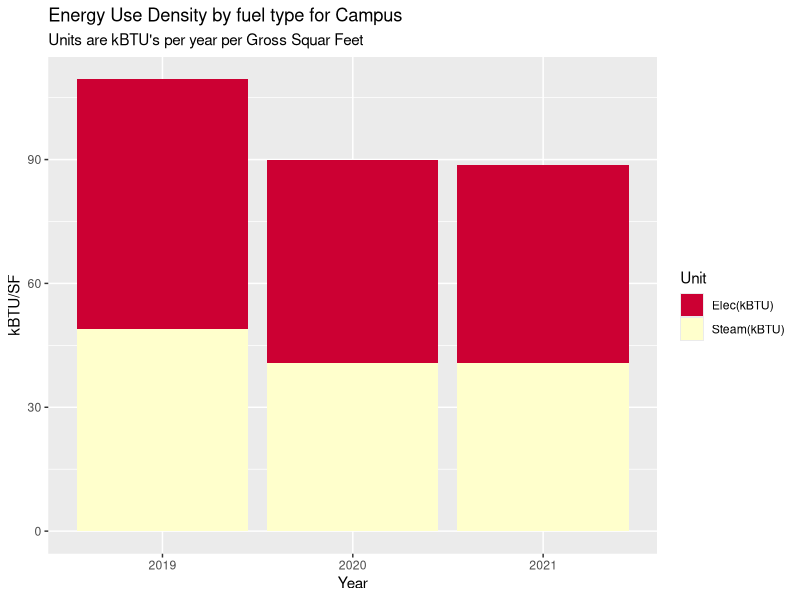
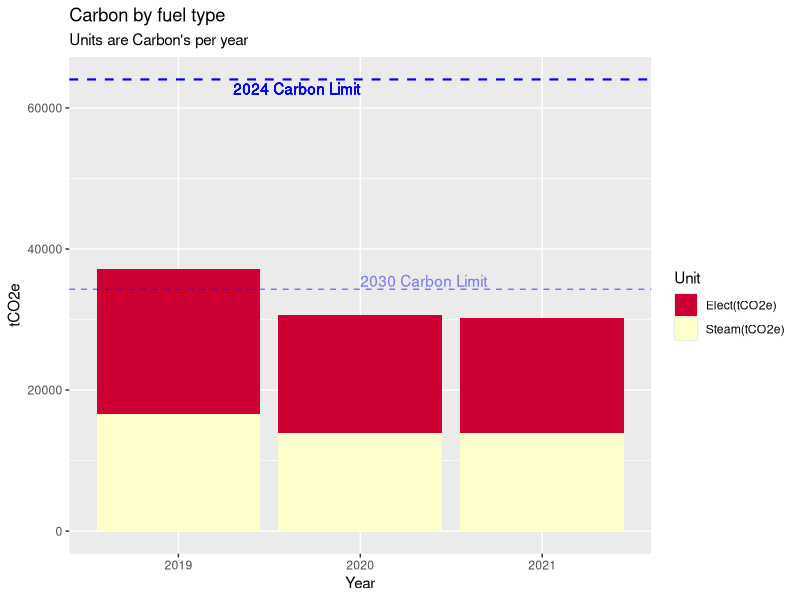
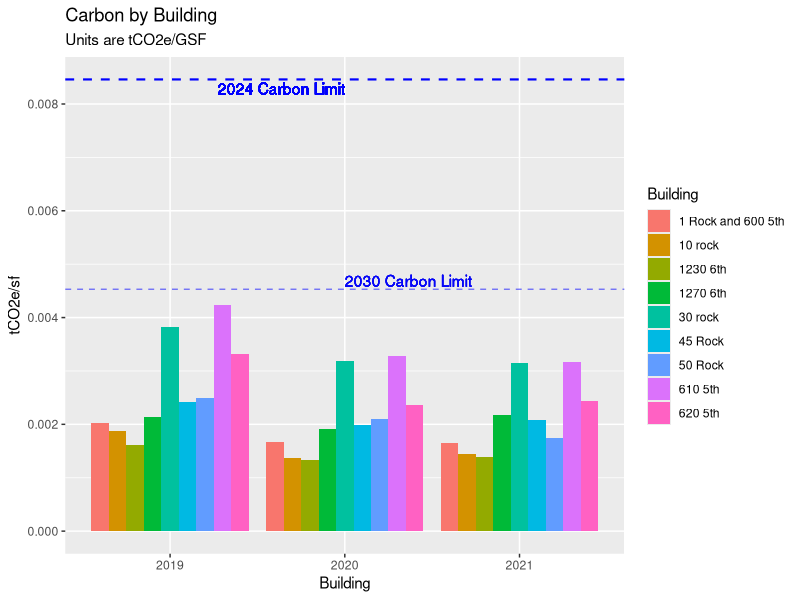
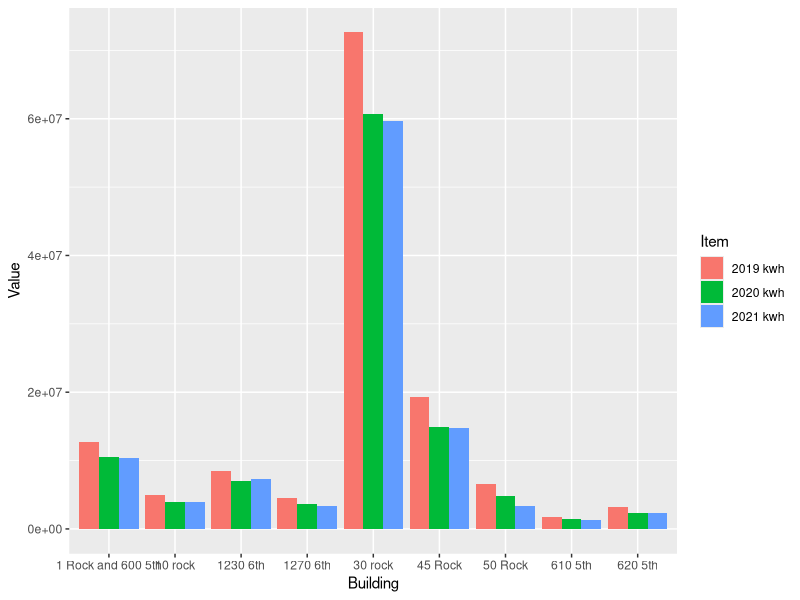
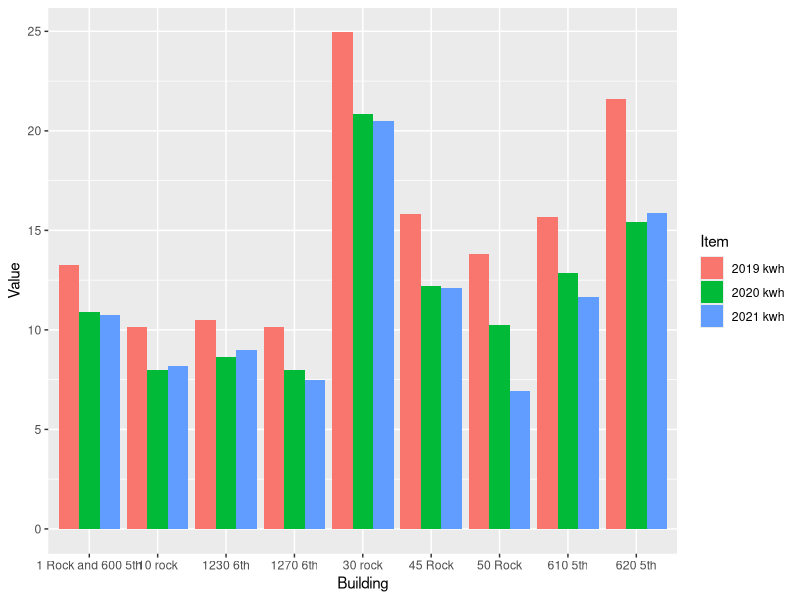
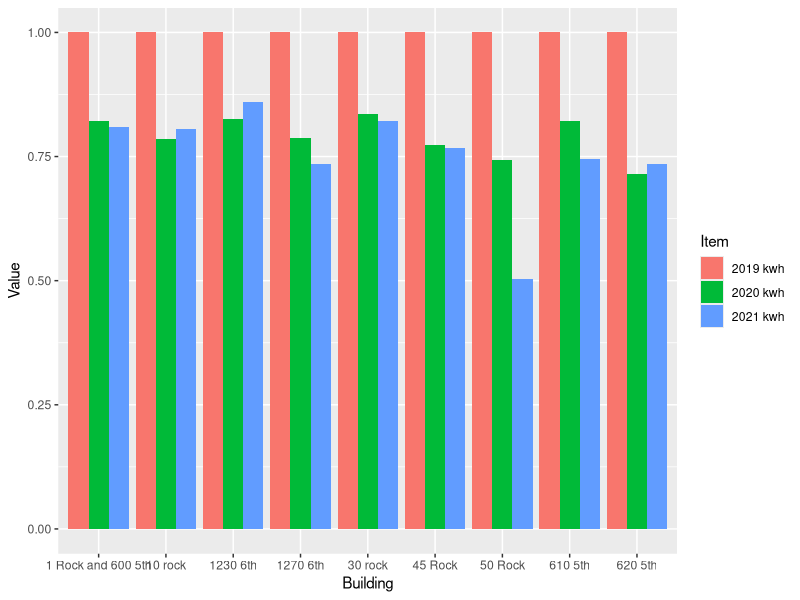
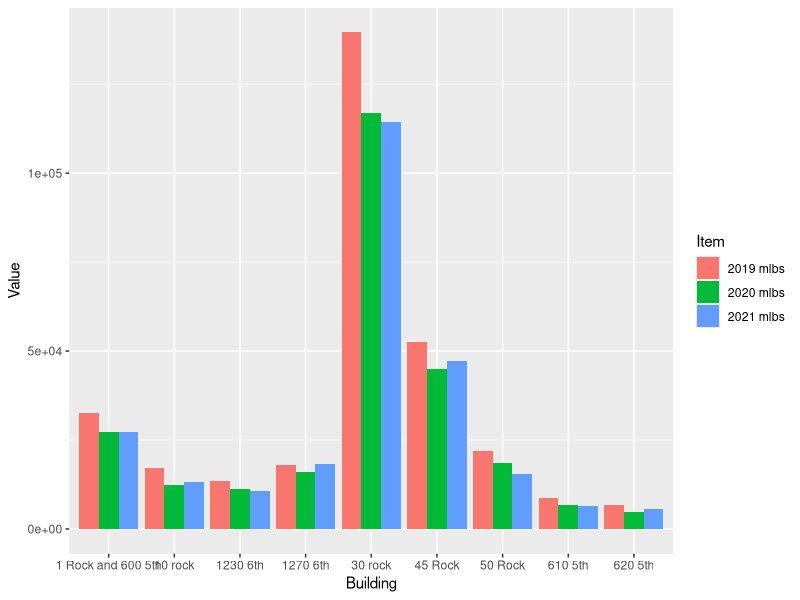
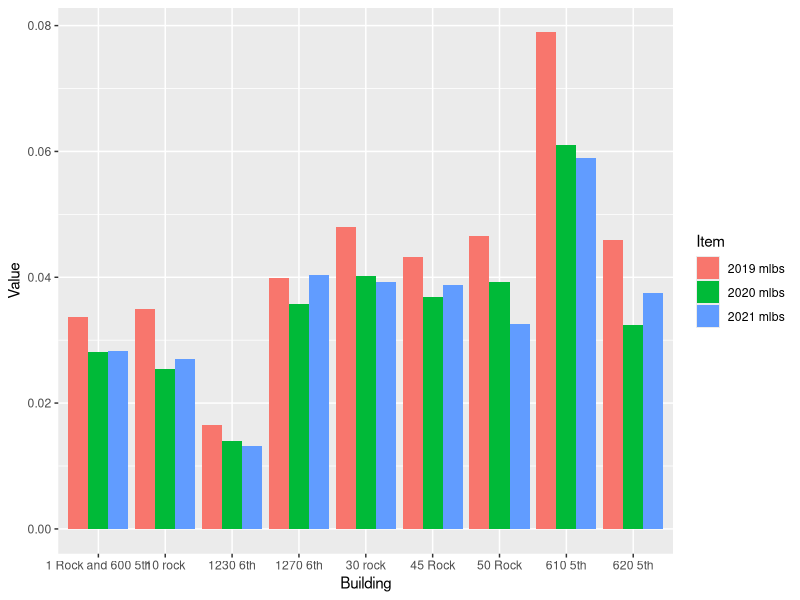

Here is the R script that generated these plots, in order:
## ---- chunk 1

# Load packages 
my_packages <- c("tidyverse", "vroom" , "janitor" , "glue" , "tsibble" , "tidytext","lubridate", "fable", "tsibbledata", "ggplot2", "forecast", "tseries", "rio", "zoo", "readxl", "tsibbledata", "knitr", "kableExtra", "formattable", "scales")
invisible( lapply(my_packages, require, character.only = TRUE))

#Set up environment 
place <- "Home"  #Where are we working today. 
# place <- "work"

if (place == "Home"){setwd("C:/Users/paulr/Documents/R/RockCenterEnergyAnalysis")} else {setwd("C:/Users/prode/Documents/R/RockCenterEnergyAnalysis")}

if (!file.exists("data")) { dir.create("data")}

rm(place, my_packages ) #Clean up

options(dplyr.summarise.inform = FALSE)  # Suppress textin Knit printout. 



# Read in data

'ElecCF' <- 0.000288962  #2021 Carbon Values
'SteamCF' <- 0.00004493 #2021 Carbon Values
'IntensityLimit24' <- 0.00846 #2024 Limit
'IntensityLimit30' <- 0.00453 #2030 Limit

SteamData <- read_excel("data/Energy_Data_for_Net_Zero_Study.xlsx", sheet = "Sheet1", range = "B2:G11" , col_names = TRUE, na = "NA", col_types = NULL ) %>%  select(-5,-6)

ElectricData <- read_excel("data/Energy_Data_for_Net_Zero_Study.xlsx", sheet = "Sheet1", range = "B13:G23" , col_names = TRUE, na = "NA", col_types = NULL ) %>% select(-5,-6)

ElectricData %>% filter(Building == '1 Rock' | Building == '600 5th') %>% 
  select( -Building) %>% 
  summarise_each(funs(sum)) %>% 
  mutate(Building = "1 Rock and 600 5th") %>% 
  select(4,1,2,3) %>% rbind(ElectricData) %>% 
  filter(Building != '1 Rock' & Building != '600 5th') -> ElectricData

BuildingGSF <- read_excel("data/Energy_Data_for_Net_Zero_Study.xlsx", sheet = "Sheet1", range = "B28:C39" , col_names = TRUE, na = "NA", col_types = NULL ) %>% 
  filter(Building != '1 Rock' & Building != '600 5th')

UtilityData <- left_join(ElectricData, SteamData, by="Building") %>% left_join(BuildingGSF, by="Building")
UtilityData[is.na(UtilityData)] <- 0

#Campus EUI for each year 
UtilityData1 <- UtilityData 
apply(UtilityData1[2:4], 2, function(row) row * 3.4121 ) -> UtilityData1[2:4]
apply(UtilityData1[5:7], 2, function(row) row * 1194) -> UtilityData1[5:7]
UtilityData1 %>% select(`2019 kwh`, `2020 kwh`, `2021 kwh`, `2019 mlbs`, `2020 mlbs`, `2021 mlbs`, `Gross Floor Area`) %>%
summarise_each(funs(sum)) -> UtilityData1
    TotalFlArea <- UtilityData1$`Gross Floor Area`
    UtilityData1 %>% 
      select(-`Gross Floor Area`) %>% 
  gather(key = "Item", value = "Value") -> UtilityData1
  cbind(UtilityData1, str_split_fixed(UtilityData1$Item, " ", n=2)) %>% 
  select(-"Item") -> UtilityData1 
  colnames(UtilityData1)  <-  c("Value", "Year", "Unit") 
  apply(UtilityData1[3], 1, function(x) {ifelse(x == "kwh", "Elec(kBTU)", "Steam(kBTU)")}) -> UtilityData1[3]

  ####  PLOTS   ####
  
  
# Make an EUI plot with kBTU vales for both  electric and steam  
UtilityData2 <- UtilityData1
apply(UtilityData2[1], 1, function(row) row / TotalFlArea ) -> UtilityData2[1]
UtilityData2 %>% 
  ggplot(aes(x = Year, y = Value, fill = Unit)) +
  geom_bar(stat = "identity", position = "stack") +
  labs( title = "Energy Use Density by fuel type for Campus",
        subtitle = "Units are kBTU's per year per Gross Squar Feet") +
  xlab("Year") +
  ylab("kBTU/SF") +
  scale_fill_manual(values = c("#CC0033", "#FFFFCC"))


#Make a Carbon table in the dataframe UtilityData1
UtilityData3 <- UtilityData1
  apply(UtilityData3[3], 1, function(x) {ifelse(x == "Elec(kBTU)", "Elect(tCO2e)", "Steam(tCO2e)")}) -> UtilityData3[3]
  UtilityData3 %>% 
  mutate(Carbon = ifelse(Unit == "Elec(kBTU)", Value * ElecCF / 3.4121, Value * SteamCF)) %>% 
  ggplot(aes(x = Year, y = Carbon, fill = Unit)) +
  geom_bar(stat = "identity", position = "stack") +
  labs( title = "Carbon by fuel type",
        subtitle = "Units are Carbon's per year") +
  labs(x = "Year", y = "tCO2e") +
  #guides(fill = FALSE) +
  geom_hline(aes(yintercept = TotalFlArea * IntensityLimit24), color = "blue", linetype = "dashed", size = 0.75) +
  geom_text(aes(x = 2, y = TotalFlArea * IntensityLimit24, label = "2024 Carbon Limit"), hjust = 1, vjust = 1.25 , color = "blue") +
  geom_hline(aes(yintercept = TotalFlArea * IntensityLimit30), linetype = "dashed", color = "blue", size = 0.5, alpha = 0.5) +
  geom_text(aes(x = 2, y = TotalFlArea * IntensityLimit30, label = "2030 Carbon Limit"), hjust = 0, vjust = -.2 , color = "blue", alpha = 0.1) +
  scale_fill_manual(values = c("#CC0033", "#FFFFCC"))


## ---- chunk 2

#Plot Carbon Intensities versus LL97 Limits 
UtilityData1 <- UtilityData 
apply(UtilityData1[2:4], 2, function(row) row * 3.4121 ) -> UtilityData1[2:4]
apply(UtilityData1[5:7], 2, function(row) row * 1194) -> UtilityData1[5:7]
UtilityData1[2:7]/UtilityData1$`Gross Floor Area` -> UtilityData1[2:7]


UtilityData1 %>% select(`Building`, `2019 kwh`, `2020 kwh`, `2021 kwh`, `2019 mlbs`, `2020 mlbs`, `2021 mlbs`) -> UtilityData1

UtilityData1 %>% 
  gather(key = "Item", value = "Value", -"Building") -> UtilityData1
  cbind(UtilityData1, str_split_fixed(UtilityData1$Item, " ", n=2)) %>% 
  select(-"Item") -> UtilityData1 
  colnames(UtilityData1)  <-  c("Building", "Value", "Year", "Unit") 
  UtilityData1 %>% 
    mutate("Carbon/SF" = ifelse(Unit == "Elec(kBTU)", Value * ElecCF / 3.4121, Value * SteamCF)) %>% 
    select(Building, Year, Unit, `Carbon/SF`) %>% 
    mutate("Carbon" = "tCO2e") -> UtilityData1


UtilityData1 %>%   
ggplot(aes(x = Year, y = `Carbon/SF`, fill = Building, group = Building)) +
  geom_bar(stat = "identity", position = "dodge") +
  labs( title = "Carbon by Building",
        subtitle = "Units are tCO2e/GSF") +
  labs(x = "Building", y = "tCO2e/sf") +
  geom_hline(aes(yintercept = IntensityLimit24), color = "blue", linetype = "dashed", size = 0.75) +
  geom_text(aes(x = 2, y = IntensityLimit24, label = "2024 Carbon Limit"), hjust = 1, vjust = 1.25 , color = "blue") +
  geom_hline(aes(yintercept = IntensityLimit30), linetype = "dashed", color = "blue", size = 0.5, alpha = 0.5) +
  geom_text(aes(x = 2, y = IntensityLimit30, label = "2030 Carbon Limit"), hjust = 0, vjust = -.2 , color = "blue", alpha = 0.1) 
  

## ---- chunk 3

#1 Electric kWh
ElectricData %>% select(Building, `2019 kwh`, `2020 kwh`, `2021 kwh`) %>% 
  gather(key = "Item", value = "Value", -Building) %>%
  ggplot(aes(x = Building, y = Value, fill = Item, group = Item)) +
  geom_bar(stat = "identity", position = "dodge")

#2 Electric kWh per GSF 
UtilityData1 <- UtilityData
apply(UtilityData1[2:7], 2, function(row) row / UtilityData1$`Gross Floor Area`) -> UtilityData1[2:7]


UtilityData1 %>% select(Building, `2019 kwh`, `2020 kwh`, `2021 kwh`) %>% 
  gather(key = "Item", value = "Value", -Building) %>% 
  ggplot(aes(x = Building, y = Value, fill = Item, group = Item)) +
  geom_bar(stat = "identity", position = "dodge")

#3 percent kWh reductions relative to 2019 
UtilityData1 <- UtilityData
apply(UtilityData1[2:7], 2, function(row) row / UtilityData1$`Gross Floor Area`) -> UtilityData1[2:7]
apply(UtilityData1[2:4], 2, function(row) row / UtilityData1$`2019 kwh`) -> UtilityData1[2:4]
UtilityData1 %>% select(Building, `2019 kwh`, `2020 kwh`, `2021 kwh`) %>% 
  gather(key = "Item", value = "Value", -Building) %>% 
  ggplot(aes(x = Building, y = Value, fill = Item, group = Item)) +
  geom_bar(stat = "identity", position = "dodge")
rm(UtilityData1)





# 4 Steam mlb 
SteamData %>% select(Building, `2019 mlbs`, `2020 mlbs`, `2021 mlbs`) %>% 
  gather(key = "Item", value = "Value", -Building) %>%
  ggplot(aes(x = Building, y = Value, fill = Item, group = Item)) +
  geom_bar(stat = "identity", position = "dodge")

#5 steam mlb per gsf 
UtilityData1 <- UtilityData
apply(UtilityData1[2:7], 2, function(row) row / UtilityData1$`Gross Floor Area`) -> UtilityData1[2:7]
UtilityData1 %>% select(Building, `2019 mlbs`, `2020 mlbs`, `2021 mlbs`) %>% 
  gather(key = "Item", value = "Value", -Building) %>% 
  ggplot(aes(x = Building, y = Value, fill = Item, group = Item)) +
  geom_bar(stat = "identity", position = "dodge")


#6 percent down from 2019
UtilityData1 <- UtilityData
apply(UtilityData1[2:7], 2, function(row) row / UtilityData1$`Gross Floor Area`) -> UtilityData1[2:7]
apply(UtilityData1[5:7], 2, function(row) row / UtilityData1$`2019 mlbs`) -> UtilityData1[5:7]
UtilityData1 %>% select(Building, `2019 mlbs`, `2020 mlbs`, `2021 mlbs`) %>% 
  gather(key = "Item", value = "Value", -Building) %>% 
  ggplot(aes(x = Building, y = Value, fill = Item, group = Item)) +
  geom_bar(stat = "identity", position = "dodge")



## ---- chunk 4


EPA_data <- read_excel("data/EPA_Annual_Energy_Use_By_Meter.xlsx", range = "A6:BB155" , col_names = FALSE, na = "NA", col_types = NULL )

EPA_data <- read_excel("data/EPA_Annual_Energy_Use_By_Meter.xlsx", skip = 4)
